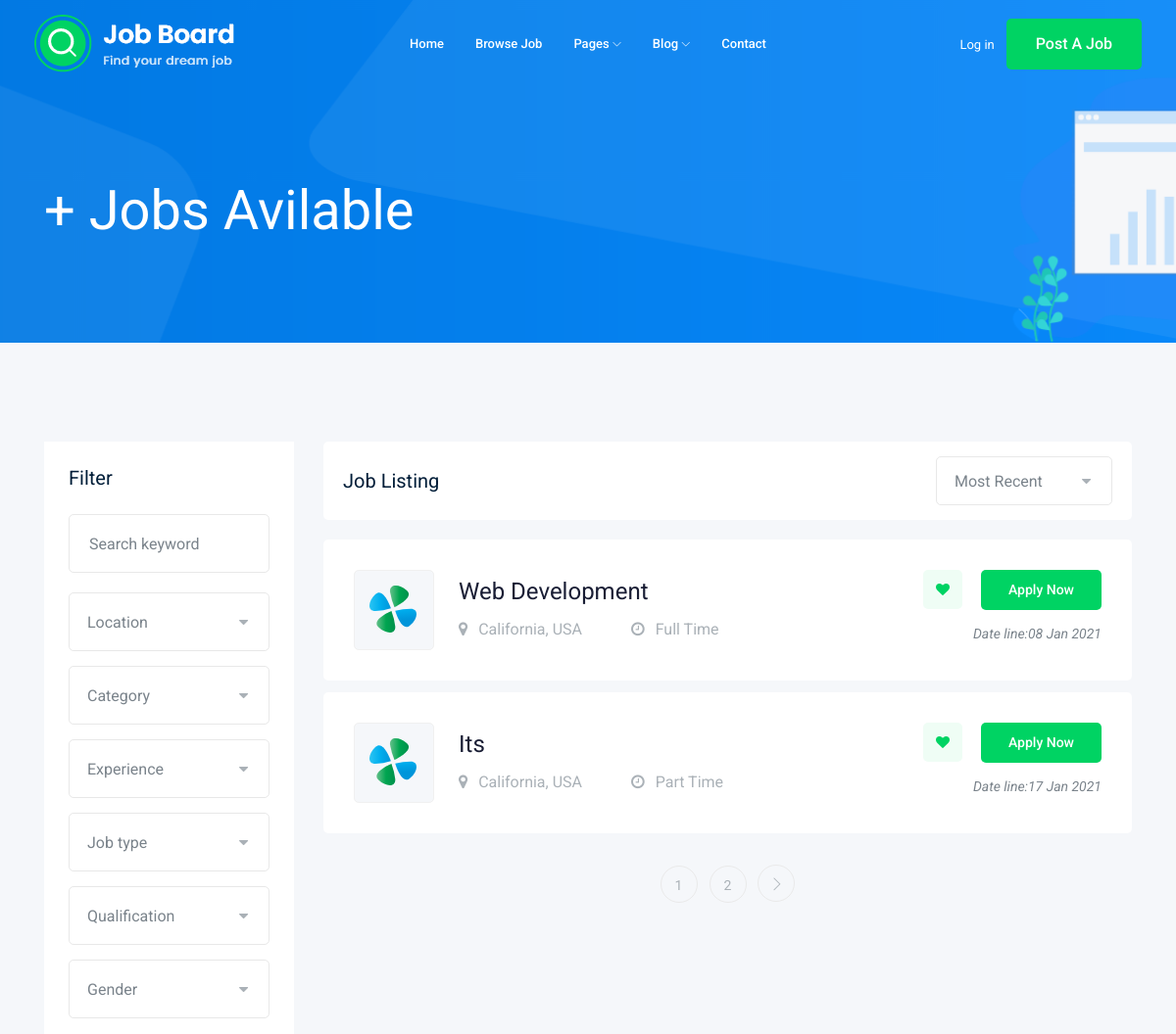
The page /jobs/ (upper part) on the database as committed earlier.
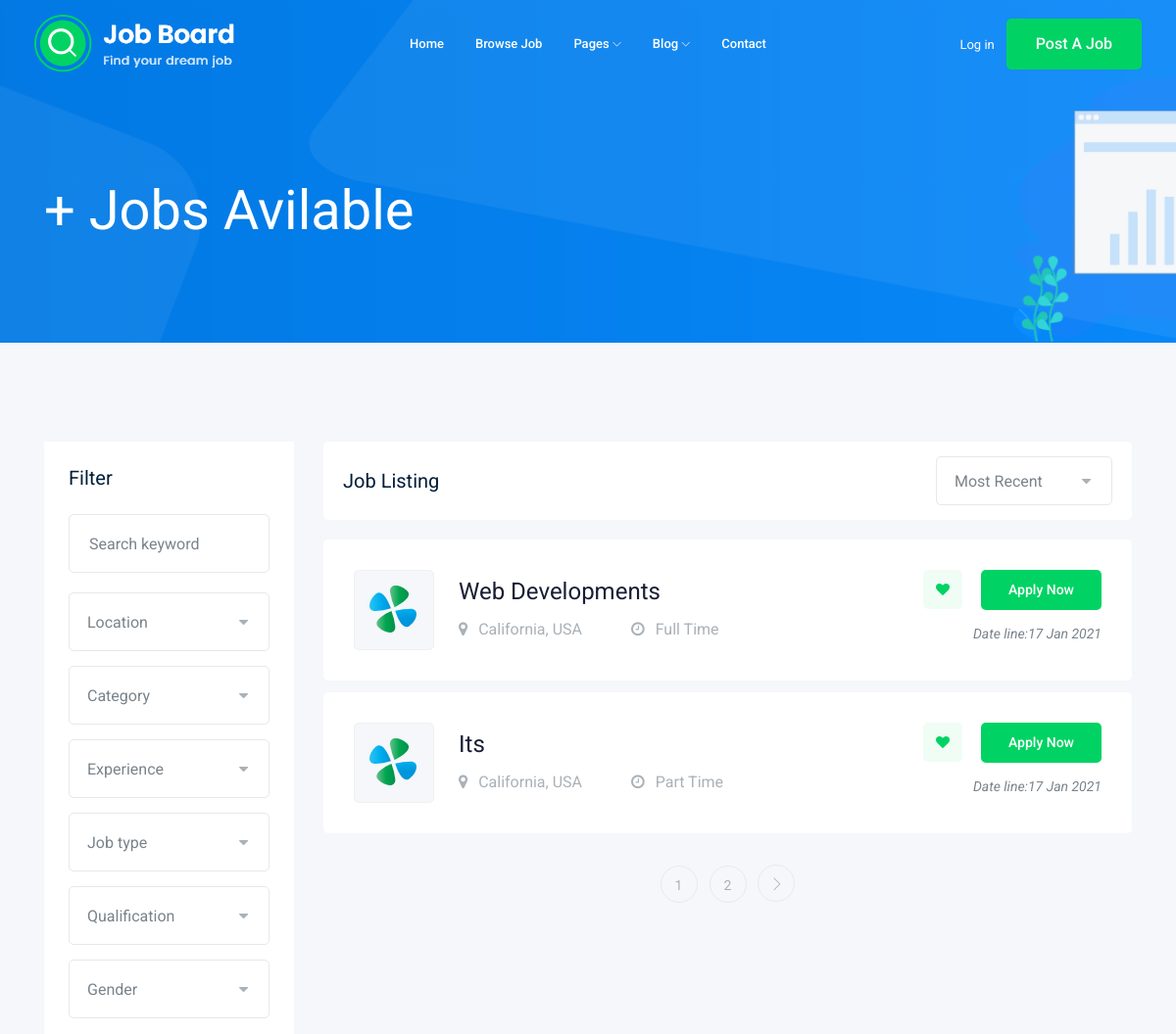
The same page on the database as committed later.
### job/models.py (models this page shows, shortened)
class Job(models.Model):
    title = models.CharField(max_length=100)
    job_type = models.CharField(max_length=15,choices=JOB_TYPE)
    description = models.TextField(max_length=1000)
    published_at = models.DateTimeField(auto_now=True)
    vacancy = models.IntegerField(default=1)
    Salary = models.IntegerField(default=0)
    Experience = models.IntegerField(default=1)
    category = models.ForeignKey('Category',on_delete=models.CASCADE)
    image = models.ImageField(upload_to=image_upload)
    slug = models.SlugField(blank=True, null=True)
    def __str__(self):
        return self.title

### job/views.py (the view)
# urls.py: path('',views.job_list),
def job_list(request):
    job_list = Job.objects.all()
    paginator = Paginator(job_list,2)
    page_number = request.GET.get('page')
    page_obj = paginator.get_page(page_number)
    context = {'jobs' : page_obj}
    return render(request,'job/job_list.html',context)

### job/templates/job/job_list.html (shortened to what this page needs)
{% extends 'base.html' %}
{% block body %}
    <div class="bradcam_area bradcam_bg_1">
        <div class="container">
            <div class="row">
                <div class="col-xl-12">
                    <div class="bradcam_text">
                        <h3>{{jobs.count}}+ Jobs Avilable</h3>
                    </div>
                </div>
            </div>
        </div>
    </div>
    <div class="job_listing_area plus_padding">
        <div class="container">
            <div class="row">
                <div class="col-lg-3">
                    <div class="job_filter white-bg">
                        <div class="form_inner white-bg">
                            <h3>Filter</h3>
                            <form action="#">
                                <div class="row">
                                    <div class="col-lg-12">
                                        <div class="single_field">
                                            <input type="text" placeholder="Search keyword">
                                        </div>
                                    </div>
                                    <div class="col-lg-12">
                                    </div>
                                    <div class="col-lg-12">
                                    </div>
                                    <div class="col-lg-12">
                                    </div>
                                    <div class="col-lg-12">
                                    </div>
                                    <div class="col-lg-12">
                                    </div>
                                    <div class="col-lg-12">
                                    </div>
                                </div>
                            </form>
                        </div>
                    </div>
                </div>
                <div class="col-lg-9">
                    <div class="recent_joblist_wrap">
                        <div class="recent_joblist white-bg ">
                            <div class="row align-items-center">
                                <div class="col-md-6">
                                    <h4>Job Listing</h4>
                                </div>
                                <div class="col-md-6">
                                    <div class="serch_cat d-flex justify-content-end">
                                    </div>
                                </div>
                            </div>
                        </div>
                    </div>
                    <div class="job_lists m-0">
                        <div class="row">
                            {% for job in jobs %}
                            <div class="col-lg-12 col-md-12">
                                <div class="single_jobs white-bg d-flex justify-content-between">
                                    <div class="jobs_left d-flex align-items-center">
                                        <div class="thumb">
                                            <img src="img/svg_icon/1.svg" alt="">
                                        </div>
                                        <div class="jobs_conetent">
                                            <a href="{% url 'jobs:job_detail' job.slug %}"><h4>{{job}}</h4></a>
                                            <div class="links_locat d-flex align-items-center">
                                                <div class="location">
                                                    <p> <i class="fa fa-map-marker"></i> California, USA</p>
                                                </div>
                                                <div class="location">
                                                    <p> <i class="fa fa-clock-o"></i> {{job.job_type}}</p>
                                                </div>
                                            </div>
                                        </div>
                                    </div>
                                    <div class="jobs_right">
                                        <div class="apply_now">
                                            <a class="heart_mark" href="#"> <i class="fa fa-heart"></i> </a>
                                            <a href="{% url 'jobs:job_detail' job.slug %}" class="boxed-btn3">Apply Now</a>
                                        </div>
                                        <div class="date">
                                            <p>Date line:{{job.published_at|date:'d M o'}}</p>
                                        </div>
                                    </div>
                                </div>
                            </div>
                            {% endfor %}
                        </div>
                        {% if jobs.has_other_pages %}
                            <div class="row">
                                <div class="col-lg-12">
                                    <div class="pagination_wrap">
                                        <ul>
                                           {% for i in jobs.paginator.page_range %}
                                              <li><a href="?page={{i}}"><span>{{i}}</span></a></li>
                                           {% endfor %}
                                            {% if jobs.has_next %}
                                              <li><a href="?page={{ jobs.next_page_number}}"> <i class="ti-angle-right"></i> </a></li>
                                            {% endif %}
                                        </ul>
                                    </div>
                                </div>
                            </div>
                        {% endif %}
                    </div>
                </div>
            </div>
        </div>
    </div>
  {% endblock body %}

### templates/base.html (shortened to what this page needs)
{% load static %}
<!doctype html>
<html class="no-js" lang="zxx">
<head>
    <link rel="stylesheet" href="{% static 'css/bootstrap.min.css' %}">
    <link rel="stylesheet" href="{% static 'css/owl.carousel.min.css' %}">
    <link rel="stylesheet" href="{% static 'css/magnific-popup.css' %}">
    <link rel="stylesheet" href="{% static 'css/font-awesome.min.css' %}">
    <link rel="stylesheet" href="{% static 'css/themify-icons.css' %}">
    <link rel="stylesheet" href="{% static 'css/nice-select.css' %}">
    <link rel="stylesheet" href="{% static 'css/flaticon.css' %}">
    <link rel="stylesheet" href="{% static 'css/jquery-ui.css' %}">
    <link rel="stylesheet" href="{% static 'css/gijgo.css' %}">
    <link rel="stylesheet" href="{% static 'css/animate.min.css' %}">
    <link rel="stylesheet" href="{% static 'css/slicknav.css' %}">
    <link rel="stylesheet" href="{% static 'css/style.css' %}">
</head>
<body>
    <header>
        <div class="header-area ">
            <div id="sticky-header" class="main-header-area">
                <div class="container-fluid ">
                    <div class="header_bottom_border">
                        <div class="row align-items-center">
                            <div class="col-xl-3 col-lg-2">
                                <div class="logo">
                                    <a href="index.html">
                                        <img src="img/logo.png" alt="">
                                    </a>
                                </div>
                            </div>
                            <div class="col-xl-6 col-lg-7">
                                <div class="main-menu  d-none d-lg-block">
                                    <nav>
                                        <ul id="navigation">
                                            <li><a href="index.html">home</a></li>
                                            <li><a href="jobs.html">Browse Job</a></li>
                                            <li><a href="#">pages <i class="ti-angle-down"></i></a>
                                            </li>
                                            <li><a href="#">blog <i class="ti-angle-down"></i></a>
                                            </li>
                                            <li><a href="contact.html">Contact</a></li>
                                        </ul>
                                    </nav>
                                </div>
                            </div>
                            <div class="col-xl-3 col-lg-3 d-none d-lg-block">
                                <div class="Appointment">
                                    <div class="phone_num d-none d-xl-block">
                                        <a href="#">Log in</a>
                                    </div>
                                    <div class="d-none d-lg-block">
                                        <a class="boxed-btn3" href="#">Post a Job</a>
                                    </div>
                                </div>
                            </div>
                            <div class="col-12">
                            </div>
                        </div>
                    </div>
                </div>
            </div>
        </div>
    </header>
 {% block body %}
 {% endblock body %}
</body>
</html>

Rows that differ between the two databases and show on the page:
changed Job "Full Time": title "Web Development" → "Web Developments"; published_at "08 Jan 2021" → "17 Jan 2021"
